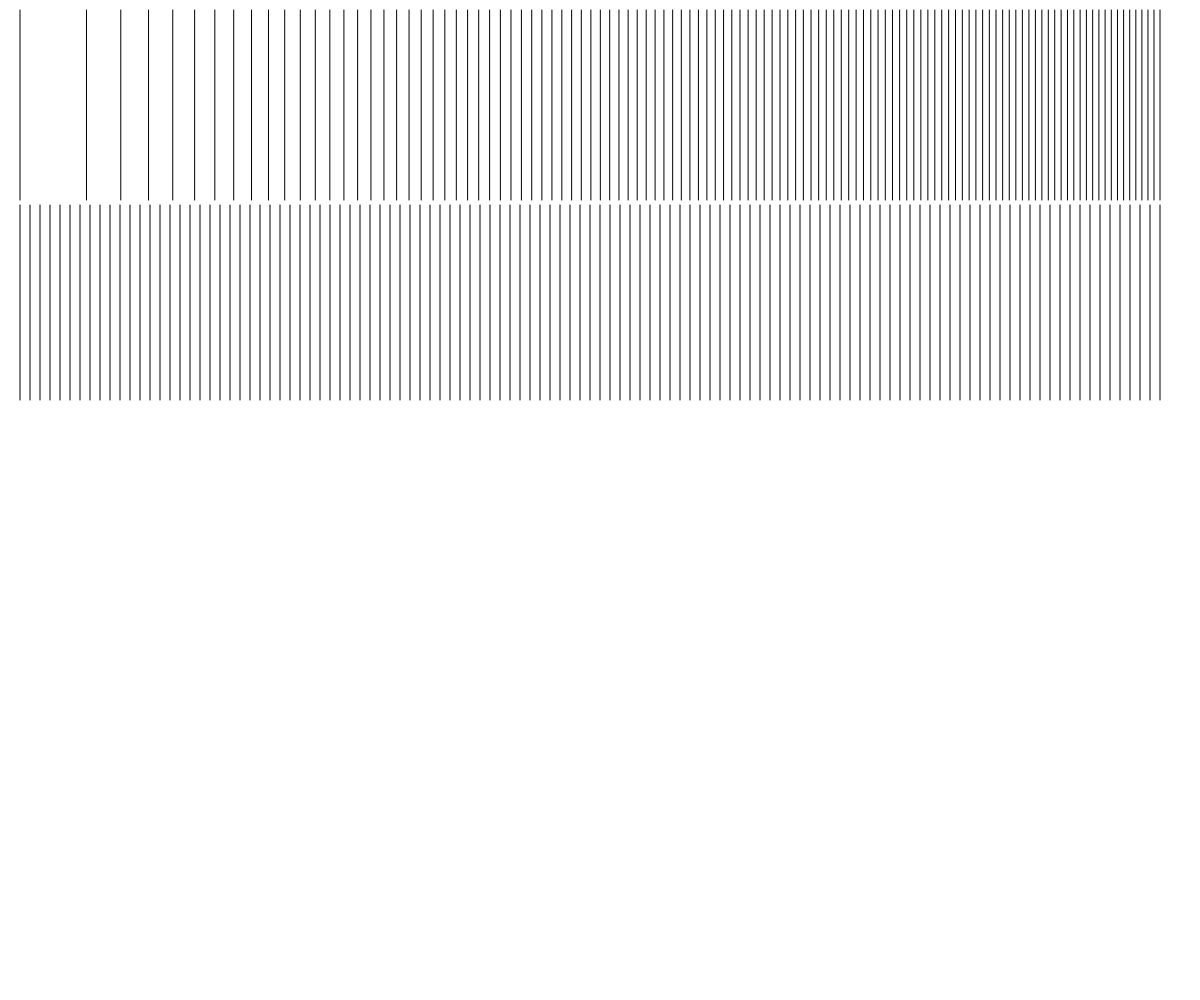
Frame 1 (no input)
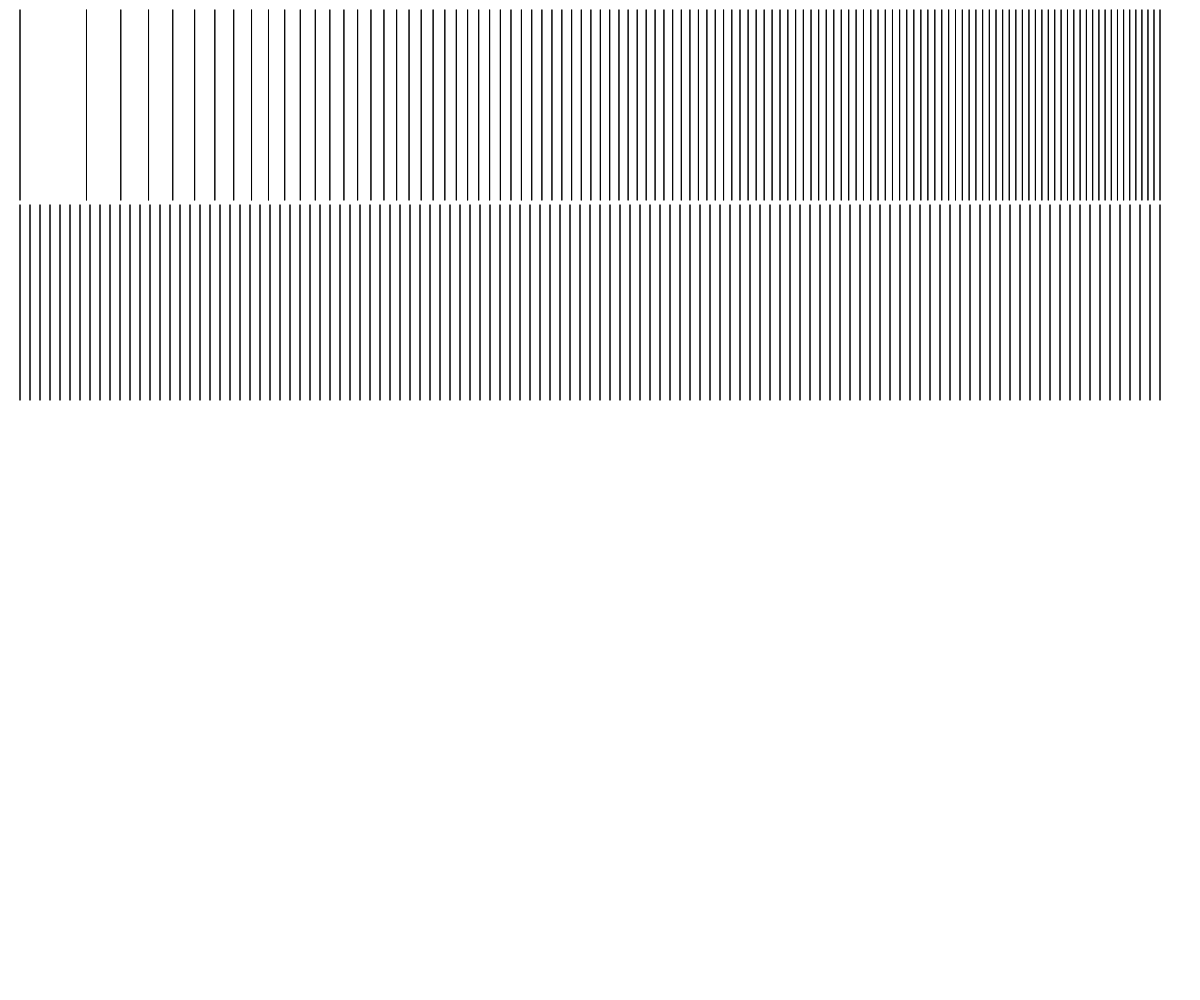
Frame 2 (the mouse pressed at the canvas centre, redrawn once)

The p5.js sketch that drew these frames (run headless with seeded random() and noise() and a simulated clock; the mouse was pressed at the canvas centre and the sketch redrawn once):

// p5.js sketch
// ── sketch.js
/* eslint-disable no-undef, no-unused-vars */

function setup() {
  createCanvas(windowWidth, windowHeight);
  noLoop();
  // Put setup code here
}

var exp1 = 0.6;
var incr = 10;
var itera = (window.innerWidth - 50) / incr;
function expcurv(step) {
  return Math.pow(step * incr, exp1) / Math.pow(incr * itera - incr, exp1 - 1);
}
function draw() {
  var i = 0;
  push();
  translate(20, 0);

  for (i = 0; i < itera; i++) {
    line(expcurv(i), 10, expcurv(i), 200);
  }

  pop();
  translate(20, 0);

  for (i = 0; i < itera; i++) {
    line(i * incr, 205, i * incr, 400);
  }
}
// This Redraws the Canvas when resized
windowResized = function () {
  resizeCanvas(windowWidth, windowHeight);
};
